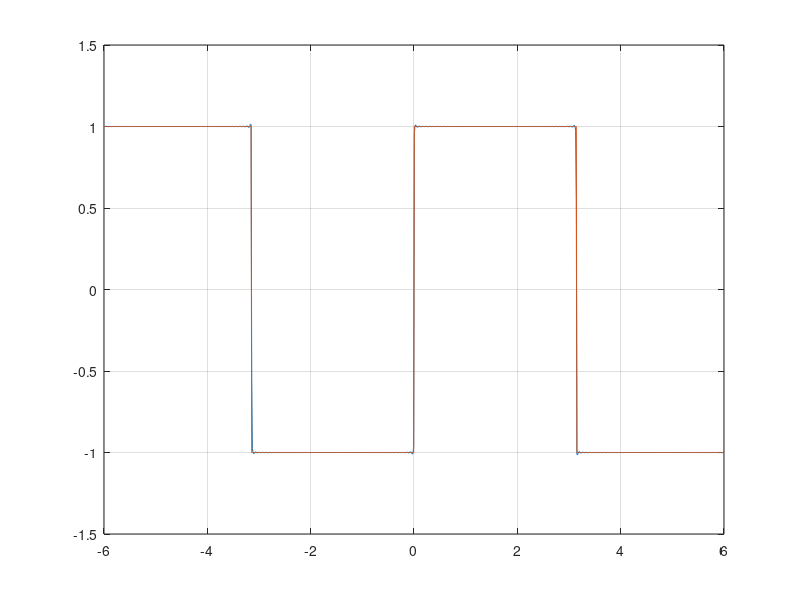

Write MATLAB code to recreate this figure.
# Program to create animation for increasing number of Fourier Series terms

clear all; close all; clc;

pi = 4.0 * atan (1.0); # obtain value of pi

function x = g(t)       # The actual function definition
  x = 2 * (mod(t, 2*pi) < pi) - 1;
endfunction


function x = f(t, n)
  x=0;                  # Fourier series with n terms definition
  for i = 0:n-1
    x += (4/pi)*sin((2*i+1)*t)/(2*i+1);
  endfor
endfunction

x = linspace (-6, 6, 1000);
n=1;
figure(1);
z = g(x);
plot (x, f(x, n));
hold on;
plot (x, z);
grid on
for i = 2:1000
  pause(0.02);          # Loop to change number of terms and plot till 1000 terms
  clf;
  plot(x, f(x, i));
  hold on
  plot(x, z);
  grid on
  drawnow
endfor
